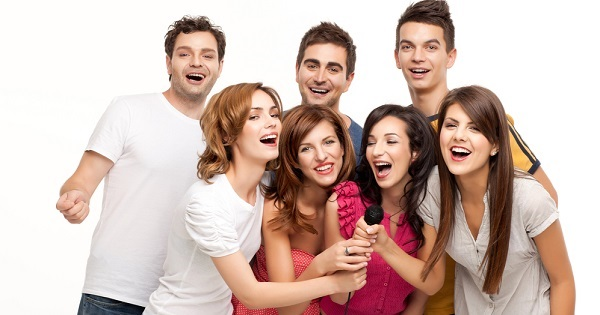
#> input picture personas.jpg, 600 x 315 px
$ python Antiplagiarism.py
#> lines starting #> are read from the running program, lines starting #| are printed output that depends on the picture; after the words box and inside, x2 and y2 are one past the last pixel; in counts of white or black regions, pixels touching at a corner belong together
import cv2
import numpy as np

class Config:
    def __init__(self):
        self.path_archivoEntrenado = "haarcascade_frontalface_default.xml"  # Archivo clasificador
        self.path_imagenVerificar = "personas.jpg"

faceClassif = cv2.CascadeClassifier(Config().path_archivoEntrenado)
#Obtiene imagen
image = cv2.imread(Config().path_imagenVerificar)
#> image is the input picture: shape (315, 600, 3); mean B, G, R 177.4, 185.6, 208.3
# Convierte la imagen en tonos grises
gray = cv2.cvtColor(image, cv2.COLOR_BGR2GRAY)
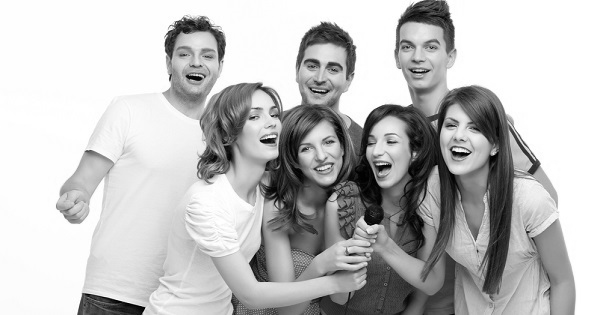
#> gray: shape (315, 600); min 0, max 255, mean 191.5

faces = faceClassif.detectMultiScale(gray,              # imagen en escala de grises
                                     scaleFactor=1.1,   # Reducción de imagen
                                     minNeighbors=5,    # Espeficica el número mínimo de cuadros delimitadores
                                     minSize=(30, 30),  # Recuadro mínimo de rostro.
                                     maxSize=(200, 200))# Recuadro maximo por rostro.
#> faces = [[430, 104, 60, 60], [165, 30, 62, 62], [290, 42, 64, 64], [291, 124, 57, 57], [387, 22, 63, 63], [357, 118, 61, 61], [240, 112, 72, 72]]

for x,y,w,h in faces:
    cv2.rectangle(image,
                  (x, y),
                  (x + w, y + h),
                  (0, 255, 0),
                  2)
#> this loop made 7 passes
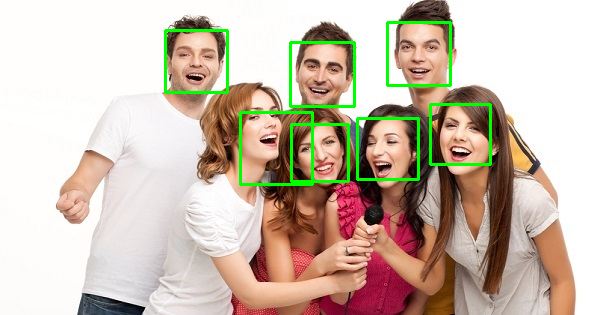
#> image: shape (315, 600, 3); 2.76% of pixels changed, all inside (x1, y1, x2, y2) = (164, 21, 492, 186)


cv2.imshow('image',image)
cv2.waitKey(0)
cv2.destroyAllWindows()
